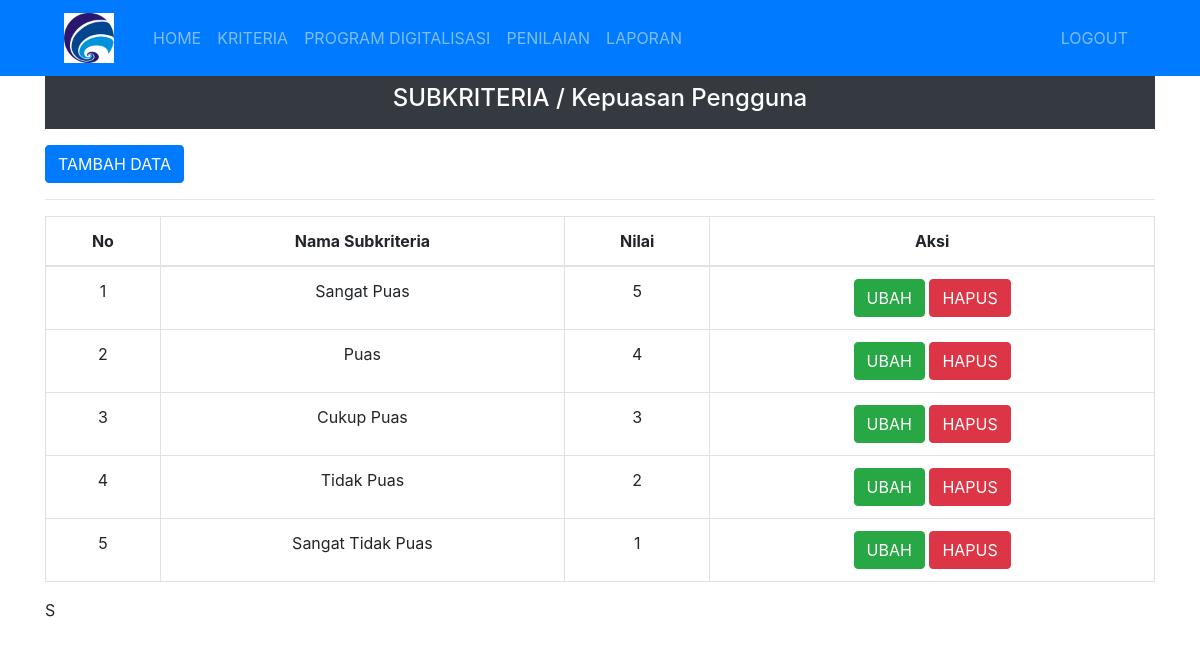
The page /admin/subkriteria.php?id_kriteria=1 (signed in) on the database its author committed.
### tables this page shows
CREATE TABLE `kriteria` (
  `id_kriteria` int(1) NOT NULL,
  `nama_kriteria` varchar(30) NOT NULL,
  `bobot_kriteria` double NOT NULL,
  `jenis_kriteria` varchar(10) NOT NULL,
  `akar_kriteria` double NOT NULL,
  `solusi_ideal_positif` double NOT NULL,
  `solusi_ideal_negatif` double NOT NULL
);

CREATE TABLE `subkriteria` (
  `id_subkriteria` int(1) NOT NULL,
  `id_kriteria` int(1) NOT NULL,
  `nama_subkriteria` varchar(30) NOT NULL,
  `nilai_subkriteria` int(11) NOT NULL
);

### admin/subkriteria.php (the view)
<?php include 'header.php'; ?>
<div class="container-xl">
  <?php $data = mysqli_query($conn, "SELECT * FROM kriteria WHERE id_kriteria='$_GET[id_kriteria]'");
  $a = mysqli_fetch_array($data); ?>
  <div class="bg-dark text-white py-2 mb-3">
    <h4 class="text-center">SUBKRITERIA / <a href="kriteria.php" class="text-white"> <?php echo $a['nama_kriteria']; ?></a></h4>
  </div>
  <div class="panel panelcontainer">
    <div class="bootstrap-table">
      <a href="subkriteria-aksi.php?id_kriteria=<?php echo $_GET['id_kriteria'] ?>&aksi=tambah" class="btn btn-primary"
        >TAMBAH DATA</a
      >
      <hr />
      <div class="table-responsive">
        <table class="table table-bordered">
          <thead>
            <tr>
              <th class="text-center">No</th>
              <th class="text-center">Nama Subkriteria</th>
              <th class="text-center">Nilai</th>
              <th class="text-center">Aksi</th>
            </tr>
          </thead>
          <tbody>
            <?php
              $data = mysqli_query($conn, "SELECT * FROM subkriteria WHERE id_kriteria='$_GET[id_kriteria]' ORDER BY id_subkriteria");
              $no = 1;
              while ($a = mysqli_fetch_array($data)) { ?>
            <tr>
              <td class="text-center"> <?php echo $no++ ?> </td>
              <td class="text-center"> <?php echo $a['nama_subkriteria'] ?> </td>
              <td class="text-center"> <?php echo $a['nilai_subkriteria'] ?> </td>
              <td class="text-center">
                <a href="subkriteria-aksi.php?id_kriteria=<?php echo $a['id_kriteria'] ?>&id_subkriteria=<?php echo $a['id_subkriteria'] ?>&aksi=ubah" class="btn btn-success">UBAH</a>
                <a href="subkriteria-proses.php?id_kriteria=<?php echo $a['id_kriteria'] ?>&id_subkriteria=<?php echo $a['id_subkriteria'] ?>&proses=hapus" class="btn btn-danger">HAPUS</a>
              </td>
            </tr>
            <?php } ?>
          </tbody>
        </table>
      </div>
    </div>S
  </div>
</div>

### rows shown on the page
kriteria: nama_kriteria "Kepuasan Pengguna"
subkriteria: nama_subkriteria "Sangat Puas", nilai_subkriteria "5"
subkriteria: nama_subkriteria "Puas", nilai_subkriteria "4"
subkriteria: nama_subkriteria "Cukup Puas", nilai_subkriteria "3"
subkriteria: nama_subkriteria "Tidak Puas", nilai_subkriteria "2"
subkriteria: nama_subkriteria "Sangat Tidak Puas", nilai_subkriteria "1"
